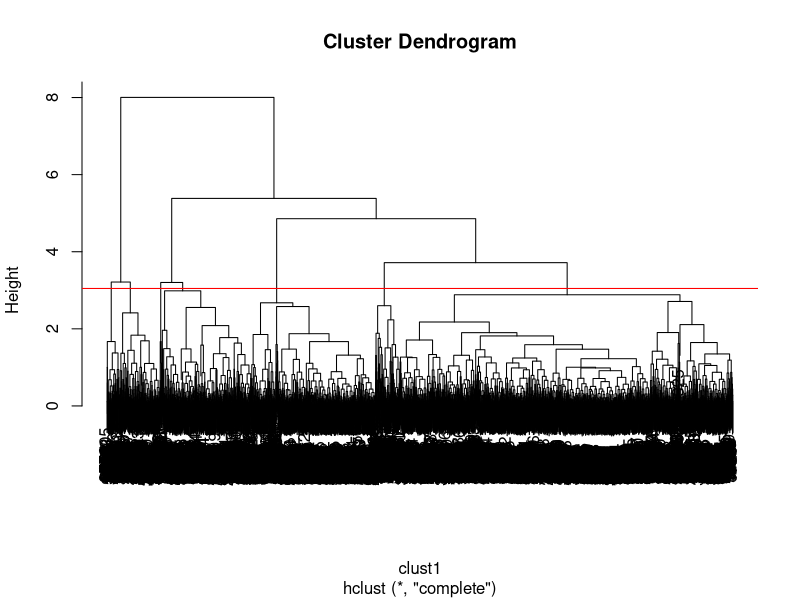

Reproduce this figure in R. (Note: this script raises an error after producing the figure.)
#Data set read in
hfData <- read.csv("hfd_sub.csv")

#PCA
#unstandardised
#hfPC <- prcomp(hfData[, 1:4])

#standardised
#hfPC <- eigen(cor(hfData[, 1:4]))
#hfPC <- prcomp(hfData[, 1:4], scale=TRUE)

#print(hfPC)
#summary(hfPC)
#PC Line Plot standardised
#plot(hfPC, main = "Healthy Flow Data", type = "lines")

#Project data onto PC's
#predhf <- predict(hfPC)
#head(predhf, n=4)

#visual graph plot of the 4dimensions of variables
#pairs(hfData[, 1:4], col = hfData[, 5])

#Hierarchical Clustering
#Construction of matrix
hfCleanData <- as.data.frame(scale(hfData))
summary(hfCleanData)
clust1 <- dist(hfCleanData, method = 'euclidean')
hfClustPlot1 <- hclust(clust1, method = 'complete')
clust2 <- dist(hfCleanData, method = 'maximum' )
hfClustPlot2 <- hclust(clust2, method = 'complete')

plot(hfClustPlot1)
abline(h = 3.047464, col = 'red')
#rect.hclust(hfClustPlot, k = 4, border = 2.6)

#Coloured version
#install.packages('dendextend', dependencies = TRUE)
#suppressPackageStartupMessages(library(dendextend))
#avgHfClust <- as.dendrogram(hfClustPlot)
#avgColHf <- color_branches(avgHfClust, h = 4)
#plot(avgColHf)

#to get standard dev for abline calc
#head(hfClustPlot$height)

#Interpret of clusters
#hfLabels <- cutree(hfClustPlot1, h = 3.04746)
#palette(rainbow(5))
#plot(hfData[,1], hfData[,5], col = hfLabels)
#pairs(hfData, col = hfLabels)

#RandIndex
#install.packages("flexclust")
#library("flexclust")
#Cells <- cutree(hfClustPlot1, k = 4)
#GateVariable <- cutree(hfClustPlot2, k = 4)
#table(Cells, GateVariable)
#RandIndex
#randIndex(Cells, GateVariable, correct = FALSE)
#randIndex(Cells, GateVariable)

#KNN
#install.packages("class")
#library("class")
#install.packages("MASS")
#library("MASS")
#sim <- rbind()

#plot(hfData[,-1], col = as.factor(hfData[,1]))
hfTrain <- hfData[c(1:40, 51:90), ]
hfTest <- hfData[c(41:50, 91:100),]
hfL <- lda(hfTrain[, c(3, 4)], grouping = hfTrain[,3])

lsol_cv <- lda(hfData[,c(2,3)], grouping = hfData[, 1], CV = TRUE)

hfQ <- qda(hfTrain[, c(2, 3)], grouping = hfTrain[,1])